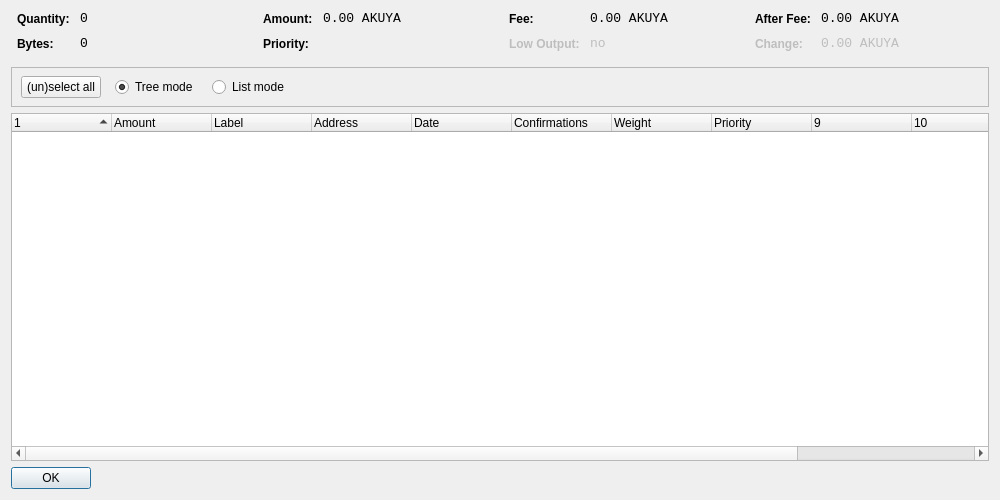
<?xml version="1.0" encoding="UTF-8"?>
<ui version="4.0">
 <class>CoinControlDialog</class>
 <widget class="QWidget" name="CoinControlDialog">
  <property name="geometry">
   <rect>
    <x>0</x>
    <y>0</y>
    <width>1000</width>
    <height>500</height>
   </rect>
  </property>
  <property name="windowTitle">
   <string>Coin Control</string>
  </property>
  <layout class="QVBoxLayout" name="verticalLayout">
   <item>
    <layout class="QHBoxLayout" name="horizontalLayoutTop" stretch="0,0,0,0">
     <property name="topMargin">
      <number>0</number>
     </property>
     <property name="bottomMargin">
      <number>10</number>
     </property>
     <item>
      <layout class="QFormLayout" name="formLayoutCoinControl1">
       <property name="horizontalSpacing">
        <number>10</number>
       </property>
       <property name="verticalSpacing">
        <number>10</number>
       </property>
       <property name="leftMargin">
        <number>6</number>
       </property>
       <property name="rightMargin">
        <number>6</number>
       </property>
       <item row="0" column="0">
        <widget class="QLabel" name="labelCoinControlQuantityText">
         <property name="styleSheet">
          <string notr="true">font-weight:bold;</string>
         </property>
         <property name="text">
          <string>Quantity:</string>
         </property>
        </widget>
       </item>
       <item row="0" column="1">
        <widget class="QLabel" name="labelCoinControlQuantity">
         <property name="font">
          <font>
           <family>Monospace</family>
           <pointsize>10</pointsize>
          </font>
         </property>
         <property name="cursor">
          <cursorShape>IBeamCursor</cursorShape>
         </property>
         <property name="contextMenuPolicy">
          <enum>Qt::ActionsContextMenu</enum>
         </property>
         <property name="text">
          <string notr="true">0</string>
         </property>
         <property name="textInteractionFlags">
          <set>Qt::LinksAccessibleByMouse|Qt::TextSelectableByKeyboard|Qt::TextSelectableByMouse</set>
         </property>
        </widget>
       </item>
       <item row="1" column="0">
        <widget class="QLabel" name="labelCoinControlBytesText">
         <property name="styleSheet">
          <string notr="true">font-weight:bold;</string>
         </property>
         <property name="text">
          <string>Bytes:</string>
         </property>
        </widget>
       </item>
       <item row="1" column="1">
        <widget class="QLabel" name="labelCoinControlBytes">
         <property name="font">
          <font>
           <family>Monospace</family>
           <pointsize>10</pointsize>
          </font>
         </property>
         <property name="cursor">
          <cursorShape>IBeamCursor</cursorShape>
         </property>
         <property name="contextMenuPolicy">
          <enum>Qt::ActionsContextMenu</enum>
         </property>
         <property name="text">
          <string notr="true">0</string>
         </property>
         <property name="textInteractionFlags">
          <set>Qt::LinksAccessibleByMouse|Qt::TextSelectableByKeyboard|Qt::TextSelectableByMouse</set>
         </property>
        </widget>
       </item>
      </layout>
     </item>
     <item>
      <layout class="QFormLayout" name="formLayoutCoinControl2">
       <property name="horizontalSpacing">
        <number>10</number>
       </property>
       <property name="verticalSpacing">
        <number>10</number>
       </property>
       <property name="leftMargin">
        <number>6</number>
       </property>
       <property name="rightMargin">
        <number>6</number>
       </property>
       <item row="0" column="0">
        <widget class="QLabel" name="labelCoinControlAmountText">
         <property name="styleSheet">
          <string notr="true">font-weight:bold;</string>
         </property>
         <property name="text">
          <string>Amount:</string>
         </property>
        </widget>
       </item>
       <item row="0" column="1">
        <widget class="QLabel" name="labelCoinControlAmount">
         <property name="font">
          <font>
           <family>Monospace</family>
           <pointsize>10</pointsize>
          </font>
         </property>
         <property name="cursor">
          <cursorShape>IBeamCursor</cursorShape>
         </property>
         <property name="contextMenuPolicy">
          <enum>Qt::ActionsContextMenu</enum>
         </property>
         <property name="text">
          <string notr="true">0.00 AKUYA</string>
         </property>
         <property name="textInteractionFlags">
          <set>Qt::LinksAccessibleByMouse|Qt::TextSelectableByKeyboard|Qt::TextSelectableByMouse</set>
         </property>
        </widget>
       </item>
       <item row="1" column="0">
        <widget class="QLabel" name="labelCoinControlPriorityText">
         <property name="styleSheet">
          <string notr="true">font-weight:bold;</string>
         </property>
         <property name="text">
          <string>Priority:</string>
         </property>
        </widget>
       </item>
       <item row="1" column="1">
        <widget class="QLabel" name="labelCoinControlPriority">
         <property name="font">
          <font>
           <family>Monospace</family>
           <pointsize>10</pointsize>
          </font>
         </property>
         <property name="cursor">
          <cursorShape>IBeamCursor</cursorShape>
         </property>
         <property name="contextMenuPolicy">
          <enum>Qt::ActionsContextMenu</enum>
         </property>
         <property name="text">
          <string/>
         </property>
         <property name="textInteractionFlags">
          <set>Qt::LinksAccessibleByMouse|Qt::TextSelectableByKeyboard|Qt::TextSelectableByMouse</set>
         </property>
        </widget>
       </item>
      </layout>
     </item>
     <item>
      <layout class="QFormLayout" name="formLayoutCoinControl3">
       <property name="horizontalSpacing">
        <number>10</number>
       </property>
       <property name="verticalSpacing">
        <number>10</number>
       </property>
       <property name="leftMargin">
        <number>6</number>
       </property>
       <property name="rightMargin">
        <number>6</number>
       </property>
       <item row="0" column="0">
        <widget class="QLabel" name="labelCoinControlFeeText">
         <property name="styleSheet">
          <string notr="true">font-weight:bold;</string>
         </property>
         <property name="text">
          <string>Fee:</string>
         </property>
        </widget>
       </item>
       <item row="0" column="1">
        <widget class="QLabel" name="labelCoinControlFee">
         <property name="font">
          <font>
           <family>Monospace</family>
           <pointsize>10</pointsize>
          </font>
         </property>
         <property name="cursor">
          <cursorShape>IBeamCursor</cursorShape>
         </property>
         <property name="contextMenuPolicy">
          <enum>Qt::ActionsContextMenu</enum>
         </property>
         <property name="text">
          <string notr="true">0.00 AKUYA</string>
         </property>
         <property name="textInteractionFlags">
          <set>Qt::LinksAccessibleByMouse|Qt::TextSelectableByKeyboard|Qt::TextSelectableByMouse</set>
         </property>
        </widget>
       </item>
       <item row="1" column="0">
        <widget class="QLabel" name="labelCoinControlLowOutputText">
         <property name="enabled">
          <bool>false</bool>
         </property>
         <property name="styleSheet">
          <string notr="true">font-weight:bold;</string>
         </property>
         <property name="text">
          <string>Low Output:</string>
         </property>
        </widget>
       </item>
       <item row="1" column="1">
        <widget class="QLabel" name="labelCoinControlLowOutput">
         <property name="enabled">
          <bool>false</bool>
         </property>
         <property name="font">
          <font>
           <family>Monospace</family>
           <pointsize>10</pointsize>
          </font>
         </property>
         <property name="cursor">
          <cursorShape>IBeamCursor</cursorShape>
         </property>
         <property name="contextMenuPolicy">
          <enum>Qt::ActionsContextMenu</enum>
         </property>
         <property name="text">
          <string>no</string>
         </property>
         <property name="textInteractionFlags">
          <set>Qt::LinksAccessibleByMouse|Qt::TextSelectableByKeyboard|Qt::TextSelectableByMouse</set>
         </property>
        </widget>
       </item>
      </layout>
     </item>
     <item>
      <layout class="QFormLayout" name="formLayoutCoinControl4">
       <property name="horizontalSpacing">
        <number>10</number>
       </property>
       <property name="verticalSpacing">
        <number>10</number>
       </property>
       <property name="leftMargin">
        <number>6</number>
       </property>
       <property name="rightMargin">
        <number>6</number>
       </property>
       <item row="0" column="0">
        <widget class="QLabel" name="labelCoinControlAfterFeeText">
         <property name="styleSheet">
          <string notr="true">font-weight:bold;</string>
         </property>
         <property name="text">
          <string>After Fee:</string>
         </property>
        </widget>
       </item>
       <item row="0" column="1">
        <widget class="QLabel" name="labelCoinControlAfterFee">
         <property name="font">
          <font>
           <family>Monospace</family>
           <pointsize>10</pointsize>
          </font>
         </property>
         <property name="cursor">
          <cursorShape>IBeamCursor</cursorShape>
         </property>
         <property name="contextMenuPolicy">
          <enum>Qt::ActionsContextMenu</enum>
         </property>
         <property name="text">
          <string notr="true">0.00 AKUYA</string>
         </property>
         <property name="textInteractionFlags">
          <set>Qt::LinksAccessibleByMouse|Qt::TextSelectableByKeyboard|Qt::TextSelectableByMouse</set>
         </property>
        </widget>
       </item>
       <item row="1" column="0">
        <widget class="QLabel" name="labelCoinControlChangeText">
         <property name="enabled">
          <bool>false</bool>
         </property>
         <property name="styleSheet">
          <string notr="true">font-weight:bold;</string>
         </property>
         <property name="text">
          <string>Change:</string>
         </property>
        </widget>
       </item>
       <item row="1" column="1">
        <widget class="QLabel" name="labelCoinControlChange">
         <property name="enabled">
          <bool>false</bool>
         </property>
         <property name="font">
          <font>
           <family>Monospace</family>
           <pointsize>10</pointsize>
          </font>
         </property>
         <property name="cursor">
          <cursorShape>IBeamCursor</cursorShape>
         </property>
         <property name="contextMenuPolicy">
          <enum>Qt::ActionsContextMenu</enum>
         </property>
         <property name="text">
          <string notr="true">0.00 AKUYA</string>
         </property>
         <property name="textInteractionFlags">
          <set>Qt::LinksAccessibleByMouse|Qt::TextSelectableByKeyboard|Qt::TextSelectableByMouse</set>
         </property>
        </widget>
       </item>
      </layout>
     </item>
    </layout>
   </item>
   <item>
    <widget class="QFrame" name="frame">
     <property name="minimumSize">
      <size>
       <width>0</width>
       <height>40</height>
      </size>
     </property>
     <property name="frameShape">
      <enum>QFrame::StyledPanel</enum>
     </property>
     <property name="frameShadow">
      <enum>QFrame::Sunken</enum>
     </property>
     <widget class="QWidget" name="horizontalLayoutWidget">
      <property name="geometry">
       <rect>
        <x>10</x>
        <y>0</y>
        <width>781</width>
        <height>41</height>
       </rect>
      </property>
      <layout class="QHBoxLayout" name="horizontalLayoutPanel" stretch="0,0,0,0">
       <property name="spacing">
        <number>14</number>
       </property>
       <item>
        <widget class="QPushButton" name="pushButtonSelectAll">
         <property name="sizePolicy">
          <sizepolicy hsizetype="Maximum" vsizetype="Fixed">
           <horstretch>0</horstretch>
           <verstretch>0</verstretch>
          </sizepolicy>
         </property>
         <property name="text">
          <string>(un)select all</string>
         </property>
        </widget>
       </item>
       <item>
        <widget class="QRadioButton" name="radioTreeMode">
         <property name="sizePolicy">
          <sizepolicy hsizetype="Maximum" vsizetype="Fixed">
           <horstretch>0</horstretch>
           <verstretch>0</verstretch>
          </sizepolicy>
         </property>
         <property name="text">
          <string>Tree mode</string>
         </property>
         <property name="checked">
          <bool>true</bool>
         </property>
        </widget>
       </item>
       <item>
        <widget class="QRadioButton" name="radioListMode">
         <property name="sizePolicy">
          <sizepolicy hsizetype="Maximum" vsizetype="Fixed">
           <horstretch>0</horstretch>
           <verstretch>0</verstretch>
          </sizepolicy>
         </property>
         <property name="text">
          <string>List mode</string>
         </property>
        </widget>
       </item>
       <item>
        <spacer name="horizontalSpacer">
         <property name="orientation">
          <enum>Qt::Horizontal</enum>
         </property>
         <property name="sizeHint" stdset="0">
          <size>
           <width>40</width>
           <height>20</height>
          </size>
         </property>
        </spacer>
       </item>
      </layout>
     </widget>
    </widget>
   </item>
   <item>
    <widget class="CoinControlTreeWidget" name="treeWidget">
     <property name="contextMenuPolicy">
      <enum>Qt::CustomContextMenu</enum>
     </property>
     <property name="sortingEnabled">
      <bool>false</bool>
     </property>
     <property name="columnCount">
      <number>12</number>
     </property>
     <attribute name="headerShowSortIndicator" stdset="0">
      <bool>true</bool>
     </attribute>
     <attribute name="headerStretchLastSection">
      <bool>false</bool>
     </attribute>
     <column>
      <property name="text">
       <string/>
      </property>
     </column>
     <column>
      <property name="text">
       <string>Amount</string>
      </property>
     </column>
     <column>
      <property name="text">
       <string>Label</string>
      </property>
     </column>
     <column>
      <property name="text">
       <string>Address</string>
      </property>
     </column>
     <column>
      <property name="text">
       <string>Date</string>
      </property>
     </column>
     <column>
      <property name="text">
       <string>Confirmations</string>
      </property>
      <property name="toolTip">
       <string>Confirmed</string>
      </property>
     </column>
     <column>
      <property name="text">
       <string>Weight</string>
      </property>
     </column>
     <column>
      <property name="text">
       <string>Priority</string>
      </property>
     </column>
     <column>
      <property name="text">
       <string/>
      </property>
     </column>
     <column>
      <property name="text">
       <string/>
      </property>
     </column>
     <column>
      <property name="text">
       <string/>
      </property>
     </column>
     <column>
      <property name="text">
       <string/>
      </property>
     </column>
    </widget>
   </item>
   <item>
    <widget class="QDialogButtonBox" name="buttonBox">
     <property name="sizePolicy">
      <sizepolicy hsizetype="Maximum" vsizetype="Fixed">
       <horstretch>0</horstretch>
       <verstretch>0</verstretch>
      </sizepolicy>
     </property>
     <property name="orientation">
      <enum>Qt::Horizontal</enum>
     </property>
     <property name="standardButtons">
      <set>QDialogButtonBox::Ok</set>
     </property>
    </widget>
   </item>
  </layout>
 </widget>
 <customwidgets>
  <customwidget>
   <class>CoinControlTreeWidget</class>
   <extends>QTreeWidget</extends>
   <header>coincontroltreewidget.h</header>
  </customwidget>
 </customwidgets>
 <resources/>
 <connections/>
</ui>
